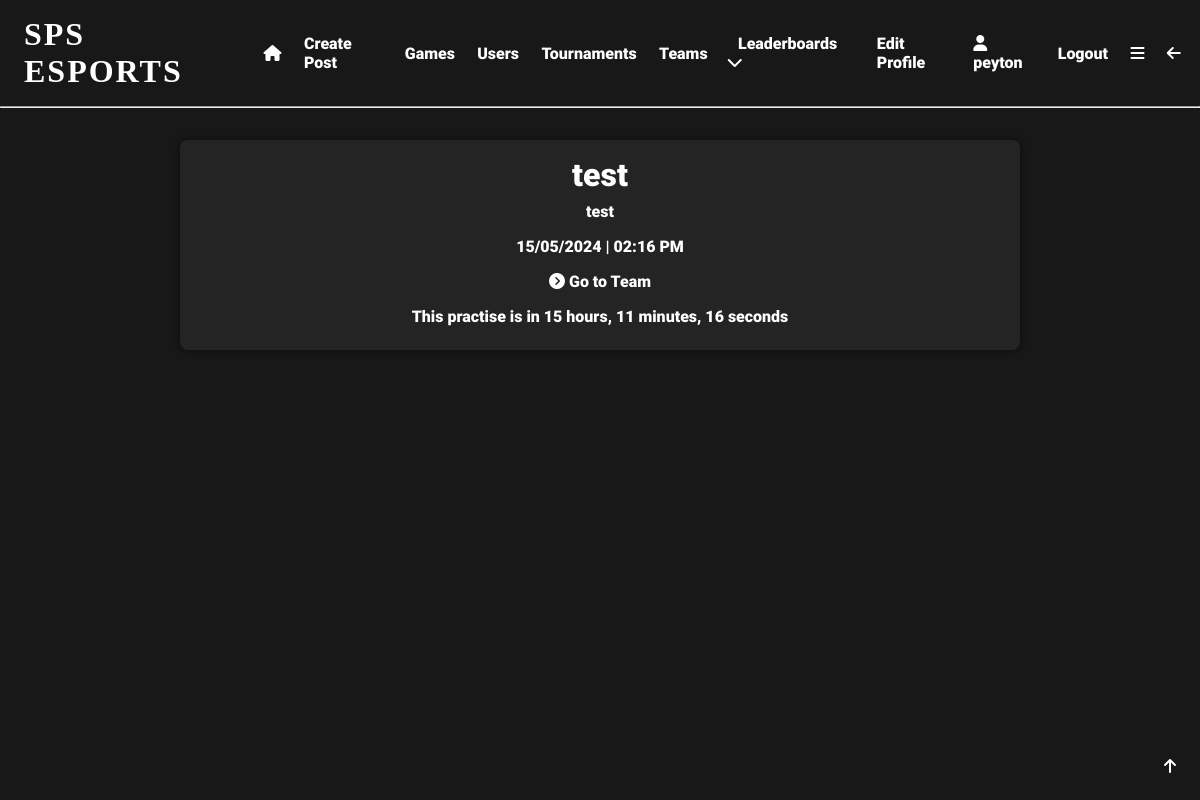
The app's page /practise/1 (signed in) with its own data.
### app/models.py (models this page shows, shortened)
class User(UserMixin, db.Model):
    user_id = db.Column(db.Integer, primary_key=True)
    username = db.Column(db.String(64), index=True, unique=True)
    email = db.Column(db.String(120), index=True, unique=True)
    password_hash = db.Column(db.String(128), nullable=False)
    pfp = db.Column(db.String(140))
    user_bio = db.Column(db.String(140), default='New to SPS eSports!!!')
    pronouns = db.Column(db.String(64), nullable=True)
    skill_level = db.Column(db.String(64), default='Unsure')
    role = db.Column(db.String(64))
    grade = db.Column(db.String(64), nullable=True, default='Unsure')
    availability = db.Column(db.String(140), default='Unsure')
    teams = db.relationship('Teams', back_populates='user')
    team_users = db.relationship('TeamUsers', back_populates='user')
    posts = db.relationship('Posts', back_populates='user')
    likes = db.relationship('Likes', back_populates='user')
    tournaments = db.relationship('Tournaments', back_populates='user')
    favourite_games = db.relationship('FavouriteGames', back_populates='user')
    tournament_users = db.relationship('TournamentUsers', back_populates='user')
    comments = db.relationship('Comments', back_populates='user')
    matches = db.relationship('Matches', back_populates='user')
    match_users = db.relationship('MatchUsers', back_populates='user')
    following = db.relationship('Following', backref='user', foreign_keys='Following.user_id')
    followed = db.relationship('Following', foreign_keys='Following.following_id')
    sponsor = db.relationship('SponsoredUsers', backref='user', foreign_keys='SponsoredUsers.sponsor_id')
    sponsored = db.relationship('SponsoredUsers', foreign_keys='SponsoredUsers.sponsored_id')

class Practises(db.Model):
    practise_id = db.Column(db.Integer, primary_key=True, index=True, unique=True, nullable=False)
    practise_date = db.Column(db.Date, index=True, nullable=False)
    practise_time = db.Column(db.Time, index=True, nullable=False)
    practise_name = db.Column(db.String(64), index=True, unique=True)
    practise_description = db.Column(db.String(140), default='Team Practise')
    team_id = db.Column(db.Integer, db.ForeignKey('teams.team_id'), name='practise_team_id', nullable=False)
    team = db.relationship('Teams', back_populates='practises')

### app/routes.py (the view)
@app.route('/practise/<practise_id>')
@login_required
def practise(practise_id):
    practise = Practises.query.filter_by(practise_id=practise_id).first_or_404()
    team = Teams.query.filter_by(team_id=practise.team_id).first()
    user = current_user
    practise_datetime = dt.datetime.combine(practise.practise_date, practise.practise_time)
    print(practise_datetime)
    current_datetime = dt.datetime.now()
    if practise_datetime < current_datetime:
        past_practise = True
    else:
        past_practise = False
        time_to = practise_datetime - current_datetime
        time_to = str(timedelta(seconds=time_to.seconds))
        time_to = time_to.split(':')
        time_to = time_to[0] + ' hours, ' + time_to[1] + ' minutes, ' + time_to[2] + ' seconds '
    return render_template('practise.html', practise=practise, team=team, user=user, past_practise=past_practise, time_to=time_to)

### app/__init__.py (called while the page is built)
@app.template_filter('format_date')
def format_date(date):
    return date.strftime('%d/%m/%Y')

@app.template_filter('format_time')
def format_time(date):
    return date.strftime('%I:%M %p')

### app/models.py (called while the page is built)
@login.user_loader
def load_user(user_id):
    return User.query.get(int(user_id))  # returns the user id as an integer

### app/templates/practise.html
{% extends 'base.html' %}
{% block content %}
<div class="centre">
    <div class="gen-container">
        <h1>{{practise.practise_name}}</h1>
        <p>{{practise.practise_description}}</p>
        <p>{{practise.practise_date|format_date}} | {{practise.practise_time|format_time}}</p>
        <a href="{{url_for('team', team_id=team.team_id)}}"><i
                class="fa-solid fa-circle-chevron-right"></i>  Go to Team</a>
        {% if past_practise %}
        <p>This practise is over!</p>
        {% else %}
        <p>This practise is in {{time_to}}</p>
        {% endif %}
    </div>
</div>
{% endblock %}

### app/templates/base.html (shortened to what this page needs)
<!DOCTYPE html>
<html lang="en">
<head>
    <link rel="stylesheet" href="{{ url_for('static', filename='css/styles.css') }}">
</head>
<body>
  <div id="top" class="header">
      {% if current_user.is_anonymous %}
        <h1 onclick="location.href='login'">SPS ESPORTS</h1>
        <a href="{{ url_for('login') }}">Login</a>
        <a href="{{ url_for('register') }}">Register</a>
      {% else %}
        <h1 onclick="location.href='{{url_for('index')}}'">SPS ESPORTS</h1>
        <a href="{{ url_for('index') }}"><i class="fa-solid fa-house"></i></a>
        <a href="{{ url_for('create_post') }}">Create Post</a>
        <a href="{{ url_for('search') }}">Games</a>
        <a href="{{ url_for('user_search') }}">Users</a>
        <a href="{{ url_for('tournament_search') }}">Tournaments</a>
        <a href="{{url_for('team_search')}}">Teams</a>
        <div class="expand">
            <div class="expand-button">
                <a href="javascript:showDropdown()">Leaderboards  <i class="fa-solid fa-chevron-down"></i></a>
            </div>
        </div>
        <a href="{{ url_for('edit_profile') }}">Edit Profile</a>
        <a href="{{ url_for('user', username=current_user.username) }}"><i class="fa-solid fa-user"></i>   {{current_user.username}}</a>
        <a href="{{ url_for('logout') }}">Logout</a>
        <a href="javascript:showNavBar()"><i class="fa-solid fa-bars"></i></a>
        <a href="javascript:window.history.back();"><i class="fa-solid fa-arrow-left"></i></a>
      {% endif %}
  </div>
    <hr>
  <div class="topbutton">
    <a href="#top"><i class="fa-solid fa-arrow-up"></i></a>
  </div>
{% block content %} {% endblock %}
</body>
</html>

### app/static/css/styles.css (style rules this page uses)
* { margin: 0; padding: 0; box-sizing: border-box; scroll-behavior: smooth; scrollbar-width: thin; scrollbar-color: white var(--bg); }
body { background: var(--bg); color: white; }
:root { --accent: #e81c29; --bg: #181818; --bg2: #282828; --lightbg: rgba(255,255,255,0.05); }
.header { display:flex; align-items: center; padding: 1em 0.5em; }
.header a { padding: 0em 0.7em; font-family: 'Roboto'; font-size: 1em; text-decoration: none; transition: 0.5s; position: relative; transition: 0.3s; color: white; }
.header a::before { content: ''; position: absolute; width: 100%; height: 2px; left: 0; bottom: -2px; background-color: var(--accent); transform-origin: right; transform: scaleX(0); transition: transform 0.3s; }
.header h1 { box-shadow: inset 0 0 0 0 var(--bg); font-family: 'Nausea'; letter-spacing: 2px; padding: 0 0.5em; position: relative; transition: color 0.3s ease-in-out, box-shadow 0.3s ease-in-out; }
.expand { font-family: 'Roboto'; padding: 0.5em; position: relative; }
h1 { font-family: 'Roboto'; font-size: 2em; }
.centre h1 { text-align: center; }
.topbutton { position: fixed; bottom: 1em; right: 1em; padding: 0.5em; border-radius: 50%; background-color: var(--bg); color: white; font-family: 'Roboto'; font-size: 1em; transition: 0.5s; }
p { font-family: 'Roboto'; font-size: 1em; padding: 0.5em 0; }
a { color: white; text-decoration: none; transition: 0.5s; padding: 0.5em 0; position: relative; font-family: 'Roboto'; }
a::before { content: ''; position: absolute; width: 100%; height: 2px; left: 0; bottom: -2px; background-color: var(--accent); transform-origin: right; transform: scaleX(0); transition: transform 0.3s; }
.centre { display: flex; flex-flow: row wrap; align-items: center; justify-content: center; width: 100%; margin: 1em 0; }
.gen-container { display: flex; flex-flow: column wrap; align-items: center; justify-content: center; width: 70%; margin: 1em 0; font-family: 'Roboto'; background-color: var(--lightbg); padding: 1em; border-radius: 0.5em; box-shadow: 0 0 10px 0 rgba(0,0,0,0.5); }

### records on screen
User: username "peyton"
Practises: practise_name "test", practise_description "test", practise_date "15/05/2024", practise_time "02:16 PM"

### other values on screen
{{ time_to }} "15 hours, 11 minutes, 16 seconds"
